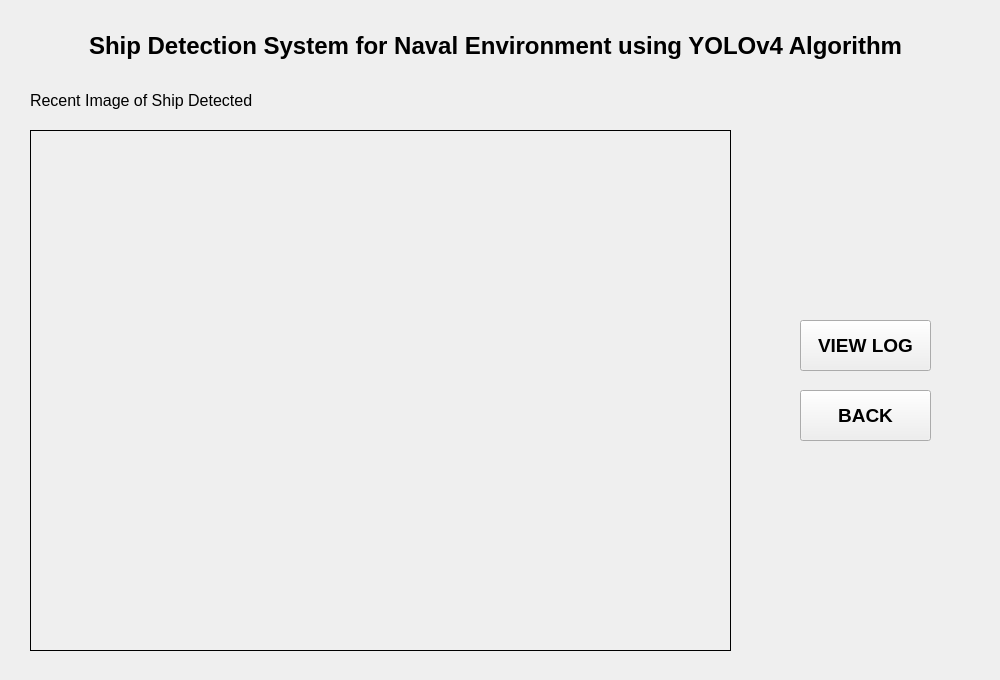
<?xml version="1.0" encoding="UTF-8"?>
<ui version="4.0">
 <class>MainWindow</class>
 <widget class="QMainWindow" name="MainWindow">
  <property name="geometry">
   <rect>
    <x>0</x>
    <y>0</y>
    <width>1000</width>
    <height>680</height>
   </rect>
  </property>
  <property name="windowTitle">
   <string>MainWindow</string>
  </property>
  <property name="styleSheet">
   <string notr="true"/>
  </property>
  <widget class="QWidget" name="centralwidget">
   <widget class="QLabel" name="title_label">
    <property name="geometry">
     <rect>
      <x>60</x>
      <y>20</y>
      <width>891</width>
      <height>51</height>
     </rect>
    </property>
    <property name="font">
     <font>
      <pointsize>18</pointsize>
      <weight>75</weight>
      <bold>true</bold>
     </font>
    </property>
    <property name="text">
     <string>Ship Detection System for Naval Environment using YOLOv4 Algorithm   </string>
    </property>
    <property name="alignment">
     <set>Qt::AlignCenter</set>
    </property>
   </widget>
   <widget class="QLabel" name="image_placeholder">
    <property name="geometry">
     <rect>
      <x>30</x>
      <y>130</y>
      <width>701</width>
      <height>521</height>
     </rect>
    </property>
    <property name="frameShape">
     <enum>QFrame::Box</enum>
    </property>
    <property name="text">
     <string/>
    </property>
   </widget>
   <widget class="QLabel" name="image_label">
    <property name="geometry">
     <rect>
      <x>30</x>
      <y>90</y>
      <width>241</width>
      <height>20</height>
     </rect>
    </property>
    <property name="font">
     <font>
      <pointsize>12</pointsize>
     </font>
    </property>
    <property name="text">
     <string>Recent Image of Ship Detected</string>
    </property>
   </widget>
   <widget class="QPushButton" name="view_log_button">
    <property name="geometry">
     <rect>
      <x>800</x>
      <y>320</y>
      <width>131</width>
      <height>51</height>
     </rect>
    </property>
    <property name="font">
     <font>
      <pointsize>14</pointsize>
      <weight>75</weight>
      <bold>true</bold>
     </font>
    </property>
    <property name="text">
     <string>VIEW LOG</string>
    </property>
   </widget>
   <widget class="QPushButton" name="back_button">
    <property name="geometry">
     <rect>
      <x>800</x>
      <y>390</y>
      <width>131</width>
      <height>51</height>
     </rect>
    </property>
    <property name="font">
     <font>
      <pointsize>14</pointsize>
      <weight>75</weight>
      <bold>true</bold>
     </font>
    </property>
    <property name="text">
     <string>BACK</string>
    </property>
   </widget>
  </widget>
 </widget>
 <resources/>
 <connections/>
</ui>
